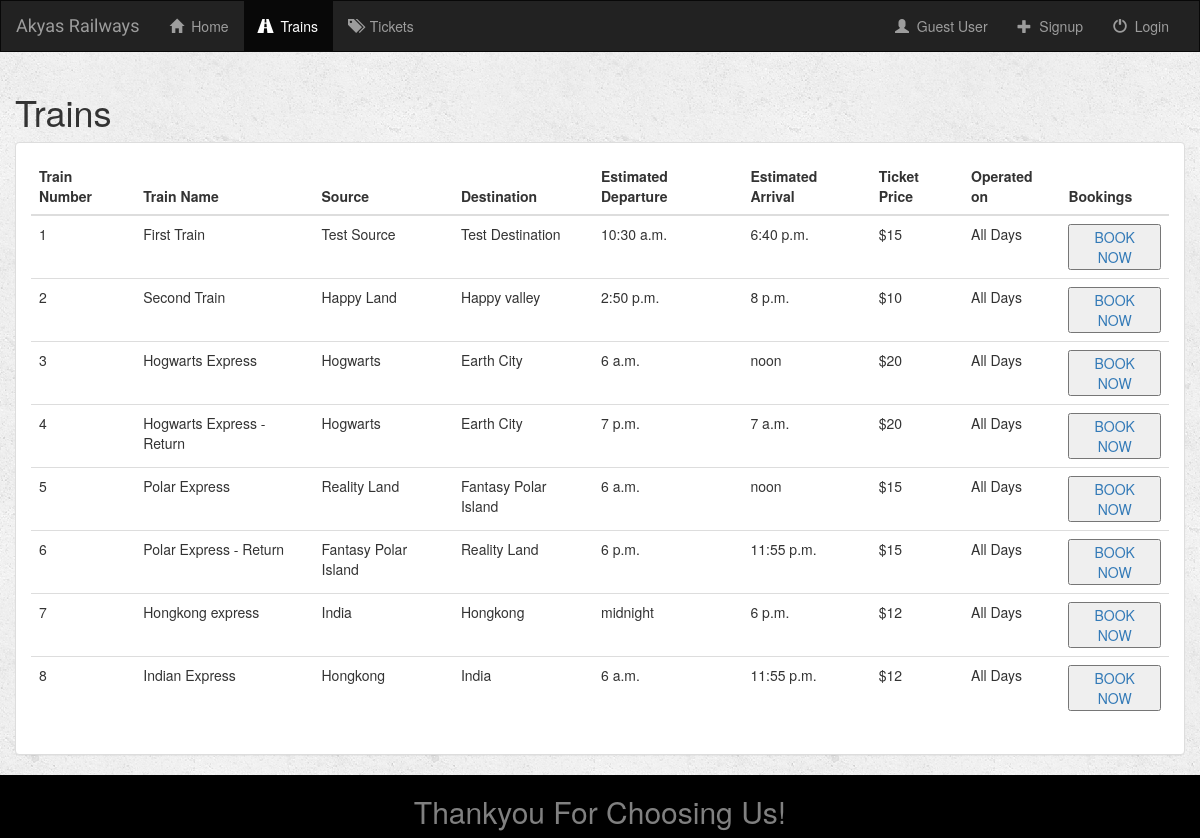
Page /all_trains/ on the committed database.
### app/models.py (models this page shows, shortened)
class Train(models.Model):
    name = models.CharField(max_length=50)
    source = models.CharField(max_length=50)
    destination = models.CharField(max_length=50)
    estimated_departure = models.TimeField()
    estimated_arrival = models.TimeField()
    operated_days = models.CharField(max_length=15, default="All Days")
    ticket_price = models.IntegerField(default=10)
    capacity = models.IntegerField(default=50)

### app/views.py (the view)
# urls.py: path('all_trains/', views.all_trains, name='all_trains'),
def all_trains(request):
    all_trains = Train.objects.all()
    if request.user.is_authenticated:
        context = {'user': request.user, 'all_trains': all_trains}
        template = 'app/all_trains_user.html'
    else:
        context = {'all_trains': all_trains}
        template = 'app/all_trains.html'
    return render(request, template, context)

### app/templates/app/all_trains.html
{% extends 'app/base.html' %}
{% block trains_active %}active{% endblock %}
{% block base_body %}
    {% include 'app/all_trains_template.html' %}
{% endblock %}

### app/templates/app/all_trains_template.html (shortened to what this page needs)
<div class="container-fluid all_trains-container">
    <h1> Trains </h1>
    <div class="panel panel-default">
        <div class="panel-body">
            {% if all_trains %}
                <table class="table">
                    <thead>
                    <tr>
                        <th>Train Number</th>
                        <th>Train Name</th>
                        <th>Source</th>
                        <th>Destination</th>
                        <th>Estimated Departure</th>
                        <th>Estimated Arrival</th>
                        <th>Ticket Price</th>
                        <th>Operated on</th>
                        <th>Bookings</th>
                    </tr>
                    </thead>
                    <tbody>
                    {% for train in all_trains %}
                        <tr>
                            <td> {{train.pk}} </td>
                            <td> {{train.name}} </td>
                            <td> {{train.source}} </td>
                            <td> {{train.destination}} </td>
                            <td> {{train.estimated_departure}} </td>
                            <td> {{train.estimated_arrival}} </td>
                            <td> ${{train.ticket_price}} </td>
                            <td> {{train.operated_days}} </td>
                            <td>
                                <a href = "{% url 'app:booking' train.id%}" >
                                    <button type="button"> BOOK NOW </button>
                                </a>
                            </td>
                        </tr>
                    {% endfor %}
                    </tbody>
                {% else %}
                    <h3>No trains available!!</h3>
                {% endif %}
                </table>
		</div>
    </div>
</div>

### app/static/app/style.css (style rules this page uses)
body { background: white url("images/whiteBG.png"); }

### rows in the picture
Train: pk "1", name "First Train", source "Test Source", destination "Test Destination", estimated_departure "10:30 a.m.", estimated_arrival "6:40 p.m.", ticket_price "15", operated_days "All Days"
Train: pk "2", name "Second Train", source "Happy Land", destination "Happy valley", estimated_departure "2:50 p.m.", estimated_arrival "8 p.m.", ticket_price "10", operated_days "All Days"
Train: pk "3", name "Hogwarts Express", source "Hogwarts", destination "Earth City", estimated_departure "6 a.m.", estimated_arrival "noon", ticket_price "20", operated_days "All Days"
Train: pk "4", name "Hogwarts Express - Return", source "Hogwarts", destination "Earth City", estimated_departure "7 p.m.", estimated_arrival "7 a.m.", ticket_price "20", operated_days "All Days"
Train: pk "5", name "Polar Express", source "Reality Land", destination "Fantasy Polar Island", estimated_departure "6 a.m.", estimated_arrival "noon", ticket_price "15", operated_days "All Days"
Train: pk "6", name "Polar Express - Return", source "Fantasy Polar Island", destination "Reality Land", estimated_departure "6 p.m.", estimated_arrival "11:55 p.m.", ticket_price "15", operated_days "All Days"
Train: pk "7", name "Hongkong express", source "India", destination "Hongkong", estimated_departure "midnight", estimated_arrival "6 p.m.", ticket_price "12", operated_days "All Days"
Train: pk "8", name "Indian Express", source "Hongkong", destination "India", estimated_departure "6 a.m.", estimated_arrival "11:55 p.m.", ticket_price "12", operated_days "All Days"
